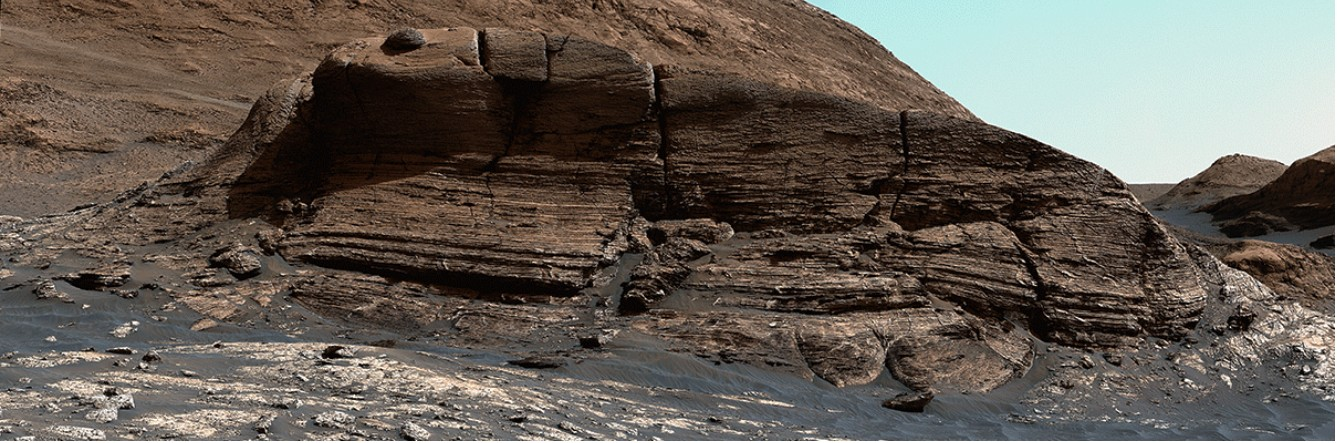
#> input picture yes.jpg, 1337 x 443 px
$ python ml.py
#> lines starting #> are read from the running program, lines starting #| are printed output that depends on the picture
import cv2
import numpy as np
from matplotlib import pyplot as plt
from datetime import datetime
start_orb = datetime.now()
imgg = cv2.imread('yes.jpg', cv2.IMREAD_GRAYSCALE)
#> imgg: shape (443, 1337); min 0, max 255, mean 94.8
img = cv2.imread('yes2.jpg', cv2.IMREAD_GRAYSCALE)
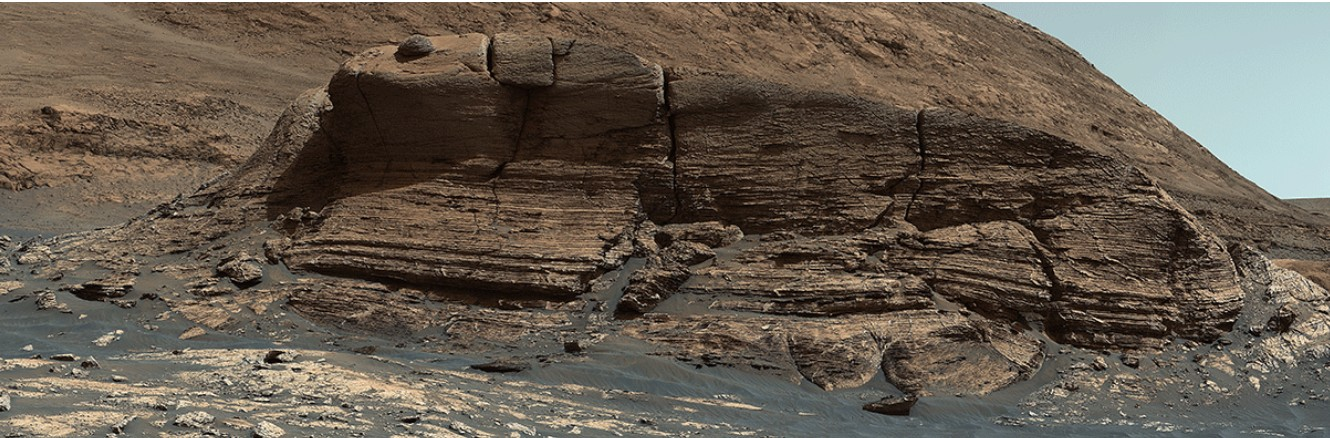
#> input picture yes2.jpg, 1330 x 438 px
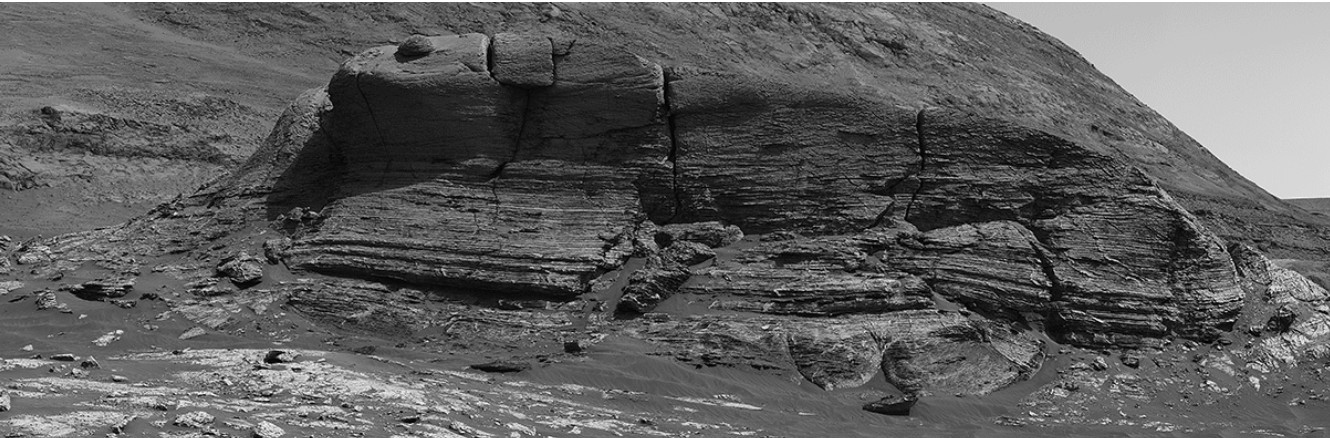
#> img: shape (438, 1330); min 0, max 255, mean 93.6
img1 = cv2.resize(imgg, (640, 480))
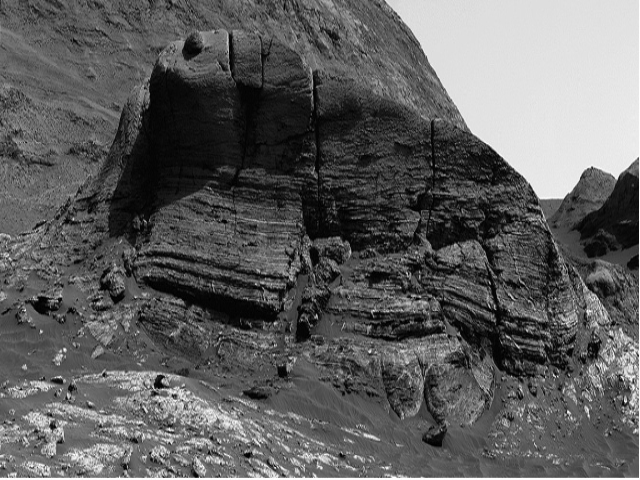
#> img1: shape (480, 640); min 0, max 255, mean 94.7
img2 = cv2.resize(img, (640, 480))
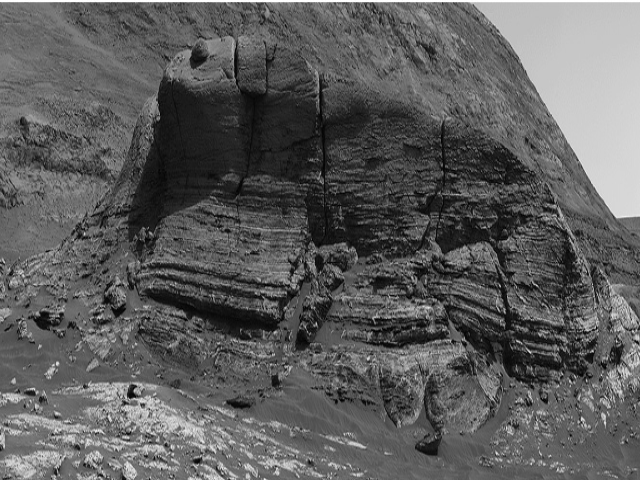
#> img2: shape (480, 640); min 0, max 255, mean 93.5
h, w = img2.shape[:2]
#> h = 480; w = 640
orb = cv2.ORB_create(nfeatures=100,
        scaleFactor=2,
        nlevels=3,
        edgeThreshold=100,
        fastThreshold=20)
kp1, des1 = orb.detectAndCompute(img1, None)
#> kp1 = 86 keypoints; strongest (x, y, size): (162, 377, 31), (104, 374, 31), (373, 310, 31), (371, 312, 31)
if img1 is None or img2 is None:
    print("Could not open or find the images.")
    exit()
percent_kept = []   # e.g., 100.00, 99.75, 99.50, ...
scores = []

for i in range(150):
    percent = 100 - i * 0.5
    scale = percent / 100.0

    new_h = int(h * scale)
    new_w = int(w * scale)

    y1 = h//2 - new_h//2
    y2 = h//2 + new_h//2
    x1 = w//2 - new_w//2
    x2 = w//2 + new_w//2

    crop = img2[y1:y2, x1:x2]

    kp2, des2 = orb.detectAndCompute(crop, None)

    end_orb = datetime.now()
    print(f"ORB detection time: {(end_orb - start_orb).total_seconds():.4f} seconds")

    if des1 is None or des2 is None:
        print("Not enough descriptors.")
        score=0
        percent_kept.append(percent)
        scores.append(score)
        continue  # go to next iteration
    start_knn = datetime.now()

    bf = cv2.BFMatcher(cv2.NORM_HAMMING, crossCheck=False)
    knn_matches = bf.knnMatch(des1, des2, k=2)

    # Ratio test
    good_matches = []
    ratio_thresh = 0.75
    for m, n in knn_matches:
        if m.distance < ratio_thresh * n.distance:
            good_matches.append(m)

    end_knn = datetime.now()
    print(f"KNN + Ratio test time: {(end_knn - start_knn).total_seconds():.4f} seconds")
    print(f"Good matches after ratio test: {len(good_matches)}")

    start_ransac = datetime.now()

    pts1 = np.float32([kp1[m.queryIdx].pt for m in good_matches]).reshape(-1, 1, 2)
    pts2 = np.float32([kp2[m.trainIdx].pt for m in good_matches]).reshape(-1, 1, 2)

    F, mask = cv2.findFundamentalMat(
        pts1, pts2,
        cv2.FM_RANSAC,
        ransacReprojThreshold=3.0,
        confidence=0.99
    )

    end_ransac = datetime.now()
    print(f"RANSAC time: {(end_ransac - start_ransac).total_seconds():.4f} seconds")

    if mask is None or mask.size == 0:
        print("RANSAC failed or returned empty mask.")
        inliers = 0
        score = 0
        percent_kept.append(percent)
        scores.append(score)
        continue  # go to next iteration

# ---------- NORMAL CASE ----------
    inliers = int(mask.sum())
    total_good_matches = len(good_matches)
    score = inliers / total_good_matches if total_good_matches > 0 else 0


    print(f"Total good matches : {total_good_matches}")
    print(f"RANSAC inliers     : {inliers}")
    print(f"Matching score    : {score:.3f}")

    inlier_matches = [good_matches[i] for i in range(len(good_matches)) if mask[i]]

    img_inliers = cv2.drawMatches(
        img1, kp1, crop, kp2,
        inlier_matches, None,
        flags=cv2.DrawMatchesFlags_NOT_DRAW_SINGLE_POINTS
    )

    percent_kept.append(percent)  # e.g., 100.00, 99.75, 99.50, ...
    scores.append(score)
    print(i)
#> this loop made 150 passes
#> (inliers, score, inlier_matches) on passes 1 to 12: (28, 0.966, 28 matches), (27, 0.964, 27 matches), (30, 1, 30 matches), (27, 1, 27 matches), (30, 1, 30 matches), (26, 0.963, 26 matches), (26, 0.963, 26 matches), (27, 1, 27 matches), (23, 1, 23 matches), (24, 0.96, 24 matches), (23, 0.958, 23 matches), (23, 1, 23 matches)
#> (mask, inliers, score, inlier_matches) on passes 32 to 37: ([0, 1, 1, 1, 1, 1, 1, 1, 1, 1, 1, 1, 1, 1, 1], 14, 0.933, 14 matches), ([0, 1, 1, 1, 0, 1, 1, 1, 1, 0, 1, 0, 0, 0], 8, 0.571, 8 matches), ([0, 1, 1, 1, 0, 1, 1, 1, 1, 0, 1, 0, 0, 0], 8, 0.571, 8 matches), ([0, 1, 1, 1, 0, 1, 1, 1, 1, 0, 1, 0, 0, 0], 8, 0.571, 8 matches), ([1, 0, 1, 1, 1, 1, 1, 1, 1, 1, 1, 1, 1, 1, 1], 14, 0.933, 14 matches), ([1, 0, 1, 1, 1, 1, 1, 1, 1, 1, 1, 1, 1, 1, 1], 14, 0.933, 14 matches)
#> (printed output is left out)
#> pass 1, `img_inliers = cv2.drawMatches( img1, kp1, crop, kp2, inlier_matches, N..`:
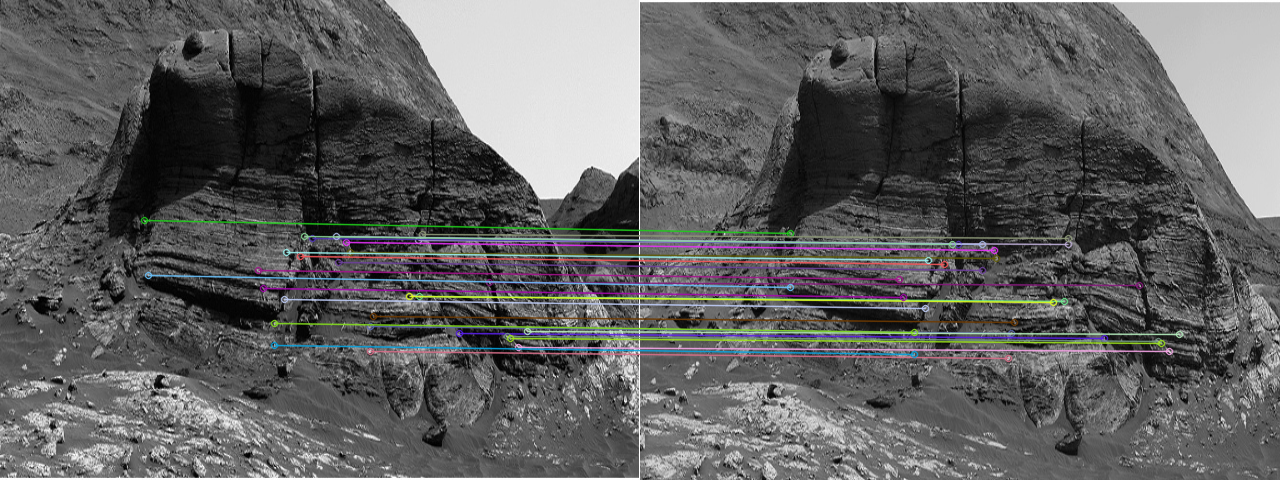
#> img_inliers: shape (480, 1280, 3); mean of channels 0, 1, 2 96.8, 96.6, 96.8; drawn as B, G, R
#> after the loop:
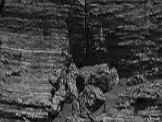
#> crop: shape (122, 162); min 1, max 186, mean 64.2

plt.plot(percent_kept, scores, marker='o')
plt.xlabel("Percent of image kept")
plt.gca().invert_xaxis()
plt.ylabel("Matching score")
plt.title("Matching score vs image crop")
plt.grid(True)
plt.show()
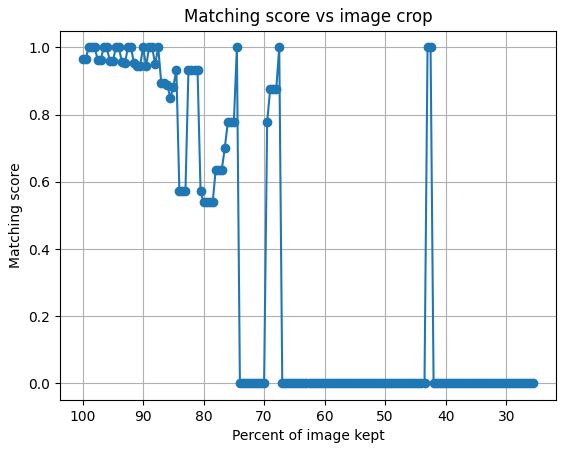
#> figure drawn by matplotlib, 1 panel
